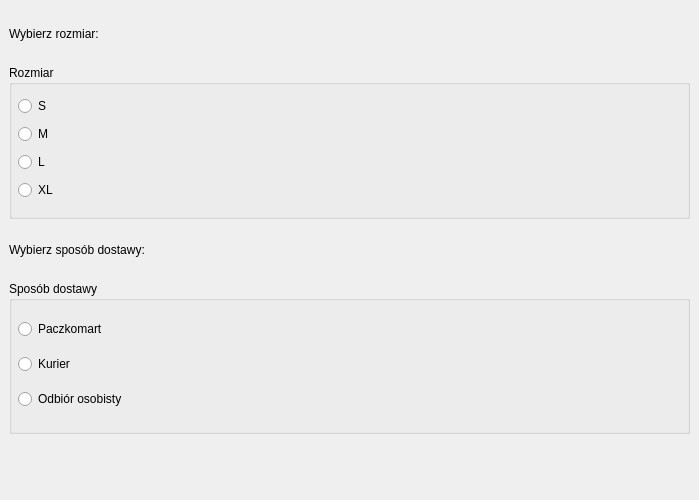
<?xml version="1.0" encoding="UTF-8"?>
<ui version="4.0">
 <class>Dialog</class>
 <widget class="QDialog" name="Dialog">
  <property name="geometry">
   <rect>
    <x>0</x>
    <y>0</y>
    <width>699</width>
    <height>500</height>
   </rect>
  </property>
  <property name="windowTitle">
   <string>Dialog</string>
  </property>
  <widget class="QWidget" name="verticalLayoutWidget">
   <property name="geometry">
    <rect>
     <x>9</x>
     <y>9</y>
     <width>681</width>
     <height>481</height>
    </rect>
   </property>
   <layout class="QVBoxLayout" name="verticalLayout">
    <item>
     <widget class="QLabel" name="rozmiar_label">
      <property name="maximumSize">
       <size>
        <width>16777215</width>
        <height>50</height>
       </size>
      </property>
      <property name="text">
       <string>Wybierz rozmiar:</string>
      </property>
     </widget>
    </item>
    <item>
     <widget class="QGroupBox" name="groupBox">
      <property name="minimumSize">
       <size>
        <width>0</width>
        <height>120</height>
       </size>
      </property>
      <property name="title">
       <string>Rozmiar</string>
      </property>
      <widget class="QWidget" name="verticalLayoutWidget_2">
       <property name="geometry">
        <rect>
         <x>9</x>
         <y>29</y>
         <width>661</width>
         <height>111</height>
        </rect>
       </property>
       <layout class="QVBoxLayout" name="verticalLayout_2">
        <item>
         <widget class="QRadioButton" name="radio_s">
          <property name="text">
           <string>S</string>
          </property>
         </widget>
        </item>
        <item>
         <widget class="QRadioButton" name="radio_m">
          <property name="text">
           <string>M</string>
          </property>
         </widget>
        </item>
        <item>
         <widget class="QRadioButton" name="radio_l">
          <property name="text">
           <string>L</string>
          </property>
         </widget>
        </item>
        <item>
         <widget class="QRadioButton" name="radio_xl">
          <property name="text">
           <string>XL</string>
          </property>
         </widget>
        </item>
       </layout>
      </widget>
     </widget>
    </item>
    <item>
     <widget class="QLabel" name="dostawa_label">
      <property name="maximumSize">
       <size>
        <width>16777215</width>
        <height>50</height>
       </size>
      </property>
      <property name="text">
       <string>Wybierz sposób dostawy:</string>
      </property>
     </widget>
    </item>
    <item>
     <widget class="QGroupBox" name="groupBox_2">
      <property name="title">
       <string>Sposób dostawy</string>
      </property>
      <widget class="QWidget" name="verticalLayoutWidget_3">
       <property name="geometry">
        <rect>
         <x>9</x>
         <y>29</y>
         <width>661</width>
         <height>111</height>
        </rect>
       </property>
       <layout class="QVBoxLayout" name="verticalLayout_3">
        <item>
         <widget class="QRadioButton" name="radio_paczkomat">
          <property name="text">
           <string>Paczkomart</string>
          </property>
         </widget>
        </item>
        <item>
         <widget class="QRadioButton" name="radio_kurier">
          <property name="text">
           <string>Kurier</string>
          </property>
         </widget>
        </item>
        <item>
         <widget class="QRadioButton" name="radio_odbior">
          <property name="text">
           <string>Odbiór osobisty</string>
          </property>
         </widget>
        </item>
       </layout>
      </widget>
     </widget>
    </item>
    <item>
     <widget class="QLabel" name="wynik_label">
      <property name="maximumSize">
       <size>
        <width>16777215</width>
        <height>50</height>
       </size>
      </property>
      <property name="text">
       <string/>
      </property>
     </widget>
    </item>
   </layout>
  </widget>
 </widget>
 <resources/>
 <connections/>
</ui>
